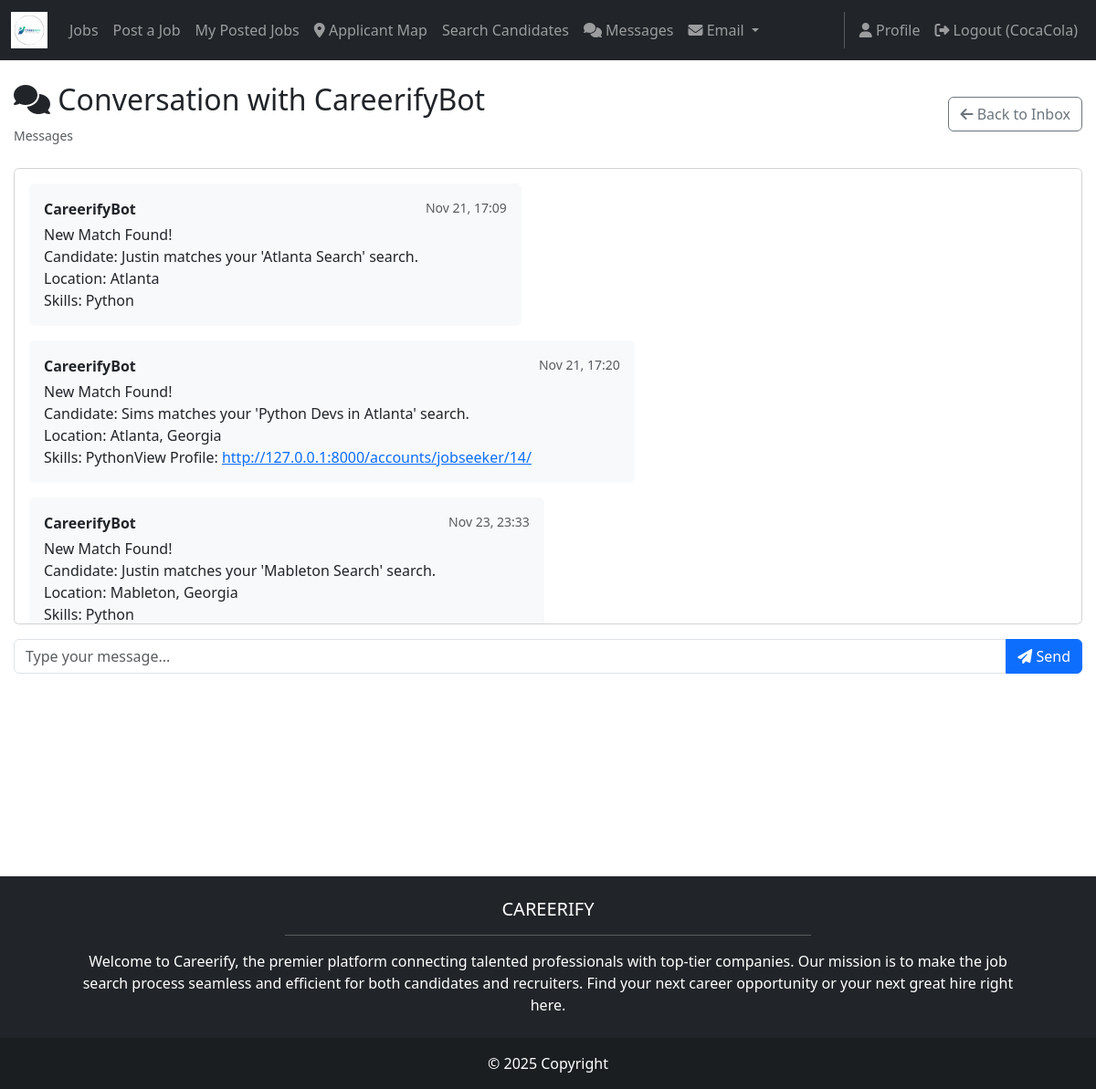
/messages/conversation/5/ (signed in), run on the app's committed database.
### messaging/models.py (models this page shows, shortened)
class Message(models.Model):
    conversation = models.ForeignKey(Conversation, on_delete=models.CASCADE, related_name='messages')
    sender = models.ForeignKey(User, on_delete=models.CASCADE, related_name='sent_messages')
    content = models.TextField()
    timestamp = models.DateTimeField(auto_now_add=True)
    is_read = models.BooleanField(default=False)
    class Meta:
        ordering = ['timestamp']

### messaging/views.py (the view)
# urls.py: path('conversation/<int:conversation_id>/', views.conversation_detail, name='conversation_detail'),
@login_required
def conversation_detail(request, conversation_id):
    conversation = get_object_or_404(Conversation, id=conversation_id, participants=request.user)
    Message.objects.filter(
        conversation=conversation,
        is_read=False
    ).exclude(sender=request.user).update(is_read=True)
    message_list = conversation.messages.all().order_by('timestamp')
    other_participant = conversation.get_other_participant(request.user)
    context = {
        'conversation': conversation,
        'message_list': message_list,
        'other_participant': other_participant,
    }
    return render(request, 'messaging/conversation_detail.html', context)

### messaging/context_processors.py (called while the page is built)
def unread_message_count(request):
    if request.user.is_authenticated:
        unread_count = Message.objects.filter(
            conversation__participants=request.user,
            is_read=False
        ).exclude(sender=request.user).count()
        return {'unread_message_count': unread_count}
    return {'unread_message_count': 0}

### messaging/models.py (called while the page is built)
    def get_other_participant(self, user):
        return self.participants.exclude(id=user.id).first()

### messaging/templates/messaging/conversation_detail.html (shortened to what this page needs)
{% extends 'base.html' %}
{% load static %}
{% block content %}
<div class="container mt-4">
    <div class="row">
        <div class="col-12">
            <div class="d-flex justify-content-between align-items-center mb-4">
                <div>
                    <h2><i class="fas fa-comments"></i> Conversation with {{ other_participant.username }}</h2>
                    <small class="text-muted">Messages</small>
                </div>
                <a href="{% url 'messaging:inbox' %}" class="btn btn-outline-secondary">
                    <i class="fas fa-arrow-left"></i> Back to Inbox
                </a>
            </div>
            <div class="card" style="height: 500px; overflow-y: auto;">
                <div class="card-body">
                    {% if message_list %}
                        {% for message in message_list %}
                            <div class="d-flex {% if message.sender == request.user %}justify-content-end{% else %}justify-content-start{% endif %} mb-3">
                                <div class="{% if message.sender == request.user %}bg-primary text-white{% else %}bg-light{% endif %} rounded p-3"
                                     style="max-width: 70%;">
                                    <div class="d-flex justify-content-between align-items-start">
                                        <div>
                                            <strong>{{ message.sender.username }}</strong>
                                            <div class="mt-1">{{ message.content|urlize|linebreaksbr }}</div>
                                        </div>
                                        <small class="{% if message.sender == request.user %}text-white-50{% else %}text-muted{% endif %} ms-2">
                                            {{ message.timestamp|date:"M d, H:i" }}
                                        </small>
                                    </div>
                                </div>
                            </div>
                        {% endfor %}
                    {% else %}
                        <div class="text-center py-5">
                            <i class="fas fa-comment fa-3x text-muted mb-3"></i>
                            <h5 class="text-muted">No messages yet</h5>
                            <p class="text-muted">Start the conversation!</p>
                        </div>
                    {% endif %}
                </div>
            </div>
            <form method="post" action="{% url 'messaging:send_message' conversation.id %}" class="mt-3">
                <div class="input-group">
                    <input type="text" name="content" class="form-control"
                           placeholder="Type your message..." required>
                    <button class="btn btn-primary" type="submit">
                        <i class="fas fa-paper-plane"></i> Send
                    </button>
                </div>
            </form>
        </div>
    </div>
</div>
{% endblock %}

### JobRecruiter/templates/base.html (shortened to what this page needs)
<!DOCTYPE html>
<html>
    {%load static%}
  <head>
    <link href=
      "https://cdn.jsdelivr.net/npm/bootstrap@5.3.3/dist/css/bootstrap.min.css" rel="stylesheet">
    <link rel= "stylesheet"  href="https://cdnjs.cloudflare.com/ajax/libs/font-awesome/6.1.1/css/all.min.css">
    <link rel="stylesheet" type="text/css" href="{% static 'css/style.css' %}">
  </head>
  <body class="d-flex flex-column min-vh-100">
    <nav class="navbar navbar-expand-lg navbar-dark bg-dark">
    <div class="container-fluid">
        <a class="navbar-brand" href="{% url 'home.index' %}">
            <img src="{% static 'img/careerifylogo.png' %}" alt="Logo" height="40">
        </a>
        <div class="collapse navbar-collapse" id="mainNavbar">
            <ul class="navbar-nav me-auto mb-2 mb-lg-0">
                <li class="nav-item">
                    <a class="nav-link" href="{% url 'jobpostings:list' %}">Jobs</a>
                </li>
                {% if user.is_authenticated and user.profile.account_type == 'employer' %}
                <li class="nav-item">
                    <a class="nav-link" href="{% url 'jobpostings:create' %}">Post a Job</a>
                </li>
                <li class="nav-item">
                  <a class="nav-link" href="{% url 'jobpostings:my_posted_jobs' %}">My Posted Jobs</a>
              </li>
                <li class="nav-item">
                  <a class="nav-link" href="{% url 'jobpostings:applicant_map' %}">
                      <i class="fas fa-map-marker-alt"></i> Applicant Map
                  </a>
              </li>
              <li class="nav-item">
                <a class="nav-link" href="{% url 'search_candidates' %}">Search Candidates</a>
                </li>
                {% endif %}
                {% if user.is_authenticated %}
                <li class="nav-item">
                    <a class="nav-link" href="{% url 'messaging:inbox' %}">
                        <i class="fas fa-comments"></i> Messages
                    </a>
                </li>
                <li class="nav-item dropdown">
                    <a class="nav-link dropdown-toggle" href="#" id="emailDropdown" role="button" data-bs-toggle="dropdown" aria-expanded="false">
                        <i class="fas fa-envelope"></i> Email
                    </a>
                </li>
                {% endif %}
                </ul>
                <div class="navbar-nav">
                  {% if user.is_authenticated %}
                      <a class="nav-link" href="{% url 'accounts.profile' %}">
                          <i class="fas fa-user"></i> Profile
                      </a>
                      <a class="nav-link" href="{% url 'accounts.logout' %}">
                          <i class="fas fa-sign-out-alt"></i> Logout ({{ user.username }})
                      </a>
                  {% endif %}
              </div>
        </div>
    </div>
</nav>
    <main class='flex-grow-1'>
      {% block content %}
      {% endblock content %}
    </main>
    <footer class="bg-dark text-center text-white">
      <div class="container p-4 pb-0">
        <section class="mb-4">
          <h5 class="text-uppercase">Careerify</h5>
          <hr class="w-50 mx-auto" />
          <p class="px-md-5">
            Welcome to Careerify, the premier platform connecting talented professionals with top-tier companies. Our mission is to make the job search process seamless and efficient for both candidates and recruiters. Find your next career opportunity or your next great hire right here.
          </p>
        </section>
        </div>
      <div class="text-center p-3" style="background-color: rgba(0, 0, 0, 0.2);">
        © 2025 Copyright
      </div>
      </footer>
  </body>
</html>

### JobRecruiter/static/css/style.css (style rules this page uses)
.text-center { text-align: center !important; }
.container { max-width: 1200px; margin: 0 auto; padding: 0 15px; }
main { flex: 1; }

### data on the page
Message: sender.username "CareerifyBot", content "New Match Found! Candidate: Justin matches your 'Atlanta Search' search. Location: Atlanta Skills: Python", timestamp "Nov 21, 17:09"
Message: sender.username "CareerifyBot", content "New Match Found! Candidate: Sims matches your 'Python Devs in Atlanta' search. Location: Atlanta, Georgia Skills: PythonView Profile: http://127.0.0.1:8000/accounts/jobseeker/14/", timestamp "Nov 21, 17:20"
Message: sender.username "CareerifyBot", content "New Match Found! Candidate: Justin matches your 'Mableton Search' search. Location: Mableton, Georgia Skills: Python", timestamp "Nov 23, 23:33"

### other printed values
{{ user.username }} "CocaCola"
{{ other_participant.username }} "CareerifyBot"
